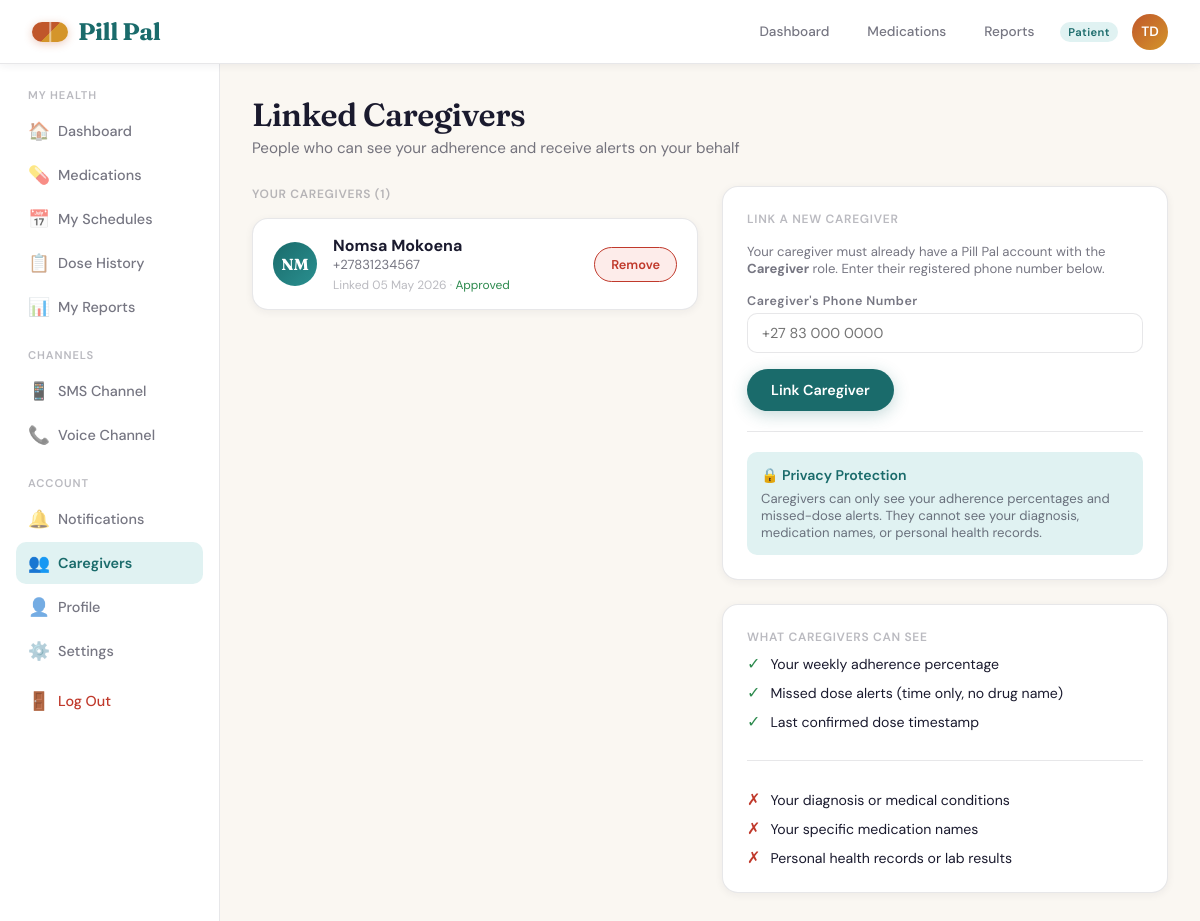
Page /accounts/caregivers/ (signed in) on the committed database.
### accounts/models.py (models this page shows, shortened)
class User(AbstractUser):
    ROLE_CHOICES = [
        ('patient', 'Patient'),
        ('caregiver', 'Caregiver'),
        ('clinic_admin', 'Clinic Admin'),
        ('chw', 'Community Health Worker'),
    ]
    CHANNEL_CHOICES = [
        ('sms', 'SMS'),
        ('voice', 'Voice Call'),
        ('app', 'App Push Notification'),
    ]
    LANGUAGE_CHOICES = [
        ('en', 'English'),
        ('zu', 'isiZulu'),
        ('xh', 'isiXhosa'),
        ('st', 'Sesotho'),
        ('tn', 'Setswana'),
    ]
    role = models.CharField(max_length=20, choices=ROLE_CHOICES, default='patient')
    phone_number = models.CharField(max_length=20, blank=True)
    date_of_birth = models.DateField(null=True, blank=True)
    language_preference = models.CharField(max_length=5, choices=LANGUAGE_CHOICES, default='en')
    channel_preference = models.CharField(max_length=10, choices=CHANNEL_CHOICES, default='sms')
    clinic = models.ForeignKey('core.Clinic', on_delete=models.SET_NULL, null=True, blank=True, related_name='users')
    notif_reminders = models.BooleanField(default=True)
    notif_refill = models.BooleanField(default=True)
    notif_broadcasts = models.BooleanField(default=True)
    notif_weekly = models.BooleanField(default=False)
    notif_caregiver_alerts = models.BooleanField(default=True)
    @property
    def initials(self):
        parts = self.get_full_name().split()
        return ''.join(p[0] for p in parts[:2]).upper() if parts else self.username[:2].upper()

class CaregiverPatient(models.Model):
    caregiver = models.ForeignKey(User, on_delete=models.CASCADE, related_name='caregiving_links')
    patient = models.ForeignKey(User, on_delete=models.CASCADE, related_name='caregiver_links')
    approved = models.BooleanField(default=False)
    linked_date = models.DateTimeField(auto_now_add=True)
    class Meta:
        unique_together = ('caregiver', 'patient')

### accounts/views.py (the view, shortened to what this page needs)
# urls.py: path('caregivers/', views.caregiver_management, name='caregiver_management'),
@login_required
def caregiver_management(request):
    links = CaregiverPatient.objects.filter(patient=request.user).select_related('caregiver')
    links = CaregiverPatient.objects.filter(patient=request.user).select_related('caregiver')
    return render(request, 'core/caregiver_management.html', {'links': links})

### core/templates/core/caregiver_management.html (shortened to what this page needs)
{% extends 'core/base.html' %}
{% block content %}
<div class="page-header">
  <h1>Linked Caregivers</h1>
  <p class="subtitle">People who can see your adherence and receive alerts on your behalf</p>
</div>
<div class="grid-2" style="align-items:start;gap:24px;">
  <div>
    <div class="card-label mb-16">Your Caregivers ({{ links.count }})</div>
    {% if links %}
      {% for link in links %}
      <div class="card" style="display:flex;align-items:center;gap:16px;margin-bottom:12px;padding:16px 20px;">
        <div style="width:44px;height:44px;border-radius:50%;background:linear-gradient(135deg,var(--teal),var(--teal-light));display:flex;align-items:center;justify-content:center;color:white;font-family:'Fraunces',serif;font-weight:700;flex-shrink:0;">{{ link.caregiver.initials }}</div>
        <div style="flex:1;">
          <div style="font-weight:700;">{{ link.caregiver.get_full_name|default:link.caregiver.username }}</div>
          <div class="text-sm">{{ link.caregiver.phone_number }}</div>
          <div class="text-xs mt-4">Linked {{ link.linked_date|date:"d M Y" }} · {% if link.approved %}<span style="color:var(--green);">Approved</span>{% else %}<span style="color:var(--amber);">Pending</span>{% endif %}</div>
        </div>
        <form method="post">
          <button type="submit" class="btn btn-sm" style="background:var(--red-light);color:var(--red);border:1px solid var(--red);"
                  onclick="return confirm('Remove {{ link.caregiver.get_full_name }} as your caregiver?')">Remove</button>
        </form>
      </div>
      {% endfor %}
    {% else %}
      <div class="card" style="text-align:center;padding:36px;">
        <div style="font-size:2rem;margin-bottom:10px;">👥</div>
        <div style="font-weight:600;margin-bottom:6px;">No caregivers linked</div>
        <p class="text-sm">Add a caregiver to keep someone informed about your adherence.</p>
      </div>
    {% endif %}
  </div>
  <div>
    <div class="card">
      <div class="card-label mb-16">Link a New Caregiver</div>
      <p class="text-sm" style="margin-bottom:16px;">Your caregiver must already have a Pill Pal account with the <strong>Caregiver</strong> role. Enter their registered phone number below.</p>
      <form method="post">
        <div class="form-group">
          <label class="form-label">Caregiver's Phone Number</label>
          <input class="form-input" type="tel" name="caregiver_phone" placeholder="+27 83 000 0000" required>
        </div>
        <button type="submit" class="btn btn-primary">Link Caregiver</button>
      </form>
      <div class="divider"></div>
      <div style="background:var(--teal-pale);border-radius:var(--radius-sm);padding:14px;">
        <div style="font-weight:600;font-size:.88rem;color:var(--teal);margin-bottom:6px;">🔒 Privacy Protection</div>
        <div class="text-sm">Caregivers can only see your adherence percentages and missed-dose alerts. They cannot see your diagnosis, medication names, or personal health records.</div>
      </div>
    </div>
    <div class="card mt-24">
      <div class="card-label mb-12">What Caregivers Can See</div>
      <div style="display:flex;flex-direction:column;gap:8px;">
        <div style="display:flex;align-items:center;gap:10px;font-size:.88rem;">
          <span style="color:var(--green);font-size:1rem;">✓</span> Your weekly adherence percentage
        </div>
        <div style="display:flex;align-items:center;gap:10px;font-size:.88rem;">
          <span style="color:var(--green);font-size:1rem;">✓</span> Missed dose alerts (time only, no drug name)
        </div>
        <div style="display:flex;align-items:center;gap:10px;font-size:.88rem;">
          <span style="color:var(--green);font-size:1rem;">✓</span> Last confirmed dose timestamp
        </div>
        <div class="divider"></div>
        <div style="display:flex;align-items:center;gap:10px;font-size:.88rem;">
          <span style="color:var(--red);font-size:1rem;">✗</span> Your diagnosis or medical conditions
        </div>
        <div style="display:flex;align-items:center;gap:10px;font-size:.88rem;">
          <span style="color:var(--red);font-size:1rem;">✗</span> Your specific medication names
        </div>
        <div style="display:flex;align-items:center;gap:10px;font-size:.88rem;">
          <span style="color:var(--red);font-size:1rem;">✗</span> Personal health records or lab results
        </div>
      </div>
    </div>
  </div>
</div>
{% endblock %}

### core/templates/core/base.html (shortened to what this page needs)
<!DOCTYPE html>
<html lang="en">
<head>
{% load static %}
</head>
<body>
{% if user.is_authenticated %}
<header class="topbar">
  <a href="{% url 'landing' %}" class="logo"><span class="logo-pill"></span>Pill Pal</a>
  <div class="topbar-right">
    <a href="{% url 'dashboard' %}" class="nav-link {% if request.resolver_match.url_name == 'dashboard' %}active{% endif %}">Dashboard</a>
    {% if user.role == 'patient' %}
    <a href="{% url 'medications' %}" class="nav-link {% if request.resolver_match.url_name == 'medications' %}active{% endif %}">Medications</a>
    <a href="{% url 'reports' %}" class="nav-link {% if request.resolver_match.url_name == 'reports' %}active{% endif %}">Reports</a>
    {% endif %}
    <span class="role-badge">{{ user.get_role_display }}</span>
    <a href="{% url 'settings' %}" class="avatar" title="{{ user.get_full_name }}">{{ user.initials }}</a>
  </div>
</header>
<div class="app-layout">
  <aside class="sidebar">
    {% if user.role == 'patient' %}
    <div class="nav-section-label">My Health</div>
    <a href="{% url 'dashboard' %}" class="nav-item {% if request.resolver_match.url_name == 'dashboard' %}active{% endif %}"><span class="nav-icon">🏠</span>Dashboard</a>
    <a href="{% url 'medications' %}" class="nav-item {% if request.resolver_match.url_name in 'medications,medication_detail' %}active{% endif %}"><span class="nav-icon">💊</span>Medications</a>
    <a href="{% url 'schedule_list' %}" class="nav-item {% if request.resolver_match.url_name == 'schedule_list' %}active{% endif %}"><span class="nav-icon">📅</span>My Schedules</a>
    <a href="{% url 'dose_history' %}" class="nav-item {% if request.resolver_match.url_name == 'dose_history' %}active{% endif %}"><span class="nav-icon">📋</span>Dose History</a>
    <a href="{% url 'reports' %}" class="nav-item {% if request.resolver_match.url_name == 'reports' %}active{% endif %}"><span class="nav-icon">📊</span>My Reports</a>
    <div class="nav-section-label">Channels</div>
    <a href="{% url 'sms_simulator' %}" class="nav-item {% if request.resolver_match.url_name == 'sms_simulator' %}active{% endif %}"><span class="nav-icon">📱</span>SMS Channel</a>
    <a href="{% url 'voice_channel' %}" class="nav-item {% if request.resolver_match.url_name == 'voice_channel' %}active{% endif %}"><span class="nav-icon">📞</span>Voice Channel</a>
    <div class="nav-section-label">Account</div>
    <a href="{% url 'notifications' %}" class="nav-item {% if request.resolver_match.url_name == 'notifications' %}active{% endif %}"><span class="nav-icon">🔔</span>Notifications</a>
    <a href="{% url 'caregiver_management' %}" class="nav-item {% if request.resolver_match.url_name == 'caregiver_management' %}active{% endif %}"><span class="nav-icon">👥</span>Caregivers</a>
    <a href="{% url 'profile' %}" class="nav-item {% if request.resolver_match.url_name == 'profile' %}active{% endif %}"><span class="nav-icon">👤</span>Profile</a>
    <a href="{% url 'settings' %}" class="nav-item {% if request.resolver_match.url_name == 'settings' %}active{% endif %}"><span class="nav-icon">⚙️</span>Settings</a>
    {% endif %}
    <a href="{% url 'logout' %}" class="nav-item" style="color:var(--red)"><span class="nav-icon">🚪</span>Log Out</a>
  </aside>
  <main class="main-content fade-in">
    {% block content %}{% endblock %}
  </main>
</div>
{% else %}
{% block public_content %}{% endblock %}
{% endif %}
</body>
</html>

### rows in the picture
User: role "Patient", initials "TD"
CaregiverPatient: caregiver.initials "NM", caregiver.get_full_name "Nomsa Mokoena", caregiver.phone_number "+27831234567", linked_date "05 May 2026", approved "Approved"

### other values in the picture
{{ links.count }} "1"
